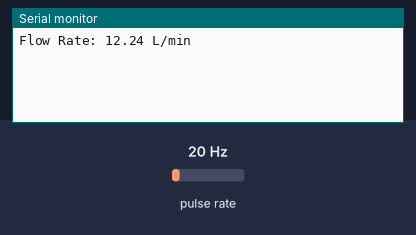
Simulated run of this sketch. Board: ESP32. Parts: the last lines printed to the serial monitor. Wiring (inferred from the names in the program): pulse sensor: data GPIO 4. Inputs (shaded band) come from the test bench; at power-on: pulse rate 20 Hz.

Above: at 1.2 s.
1.3 s: pulse rate (sensor on GPIO 4) set to 4 Hz
At 2.6 s:
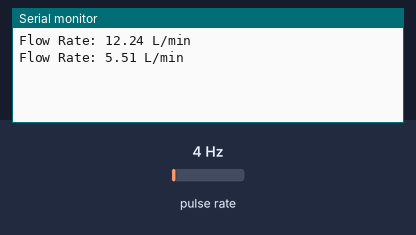
2.8 s: pulse rate (sensor on GPIO 4) set to 50 Hz
At 3.8 s:
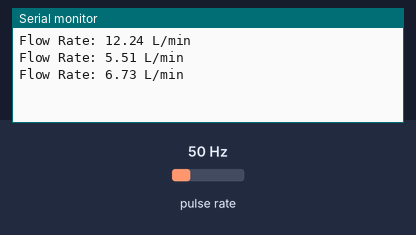
Timing chart, 0 to 5.8 s (numbered marks = the images above; inputs shaded):
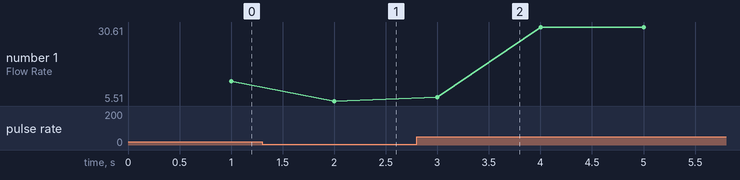

The sketch:

YF-S401.ino
```cpp
volatile int pulseCount = 0;
unsigned long previousMillis = 0;
float flowRate;

// Pin where the sensor is connected
const int sensorPin = 4;

void IRAM_ATTR pulseCounter() {
  pulseCount++;
}

void setup() {
  Serial.begin(115200);
  pinMode(sensorPin, INPUT_PULLUP);
  attachInterrupt(digitalPinToInterrupt(sensorPin), pulseCounter, RISING);
  previousMillis = millis();
}

void loop() {
  if (millis() - previousMillis >= 1000) { // Update every 1 second
    detachInterrupt(digitalPinToInterrupt(sensorPin));

    // The YF-S401 sensor outputs approximately 98 pulses per liter
    flowRate = (pulseCount / 98.0); // liters per second
    flowRate = flowRate * 60; // Convert to liters per minute

    Serial.print("Flow Rate: ");
    Serial.print(flowRate);
    Serial.println(" L/min");

    pulseCount = 0;
    previousMillis = millis();

    attachInterrupt(digitalPinToInterrupt(sensorPin), pulseCounter, RISING);
  }
}
```

Measured:
- after the input at 1.3 s, the serial monitor: prints a new line after 0.70 s (image 1)
- after the input at 2.8 s, the serial monitor: prints a new line after 0.20 s (image 2)
- plotted number 1: 12.24 → 5.51 after the input at 1.3 s, 5.51 → 30.61 after the input at 2.8 s
